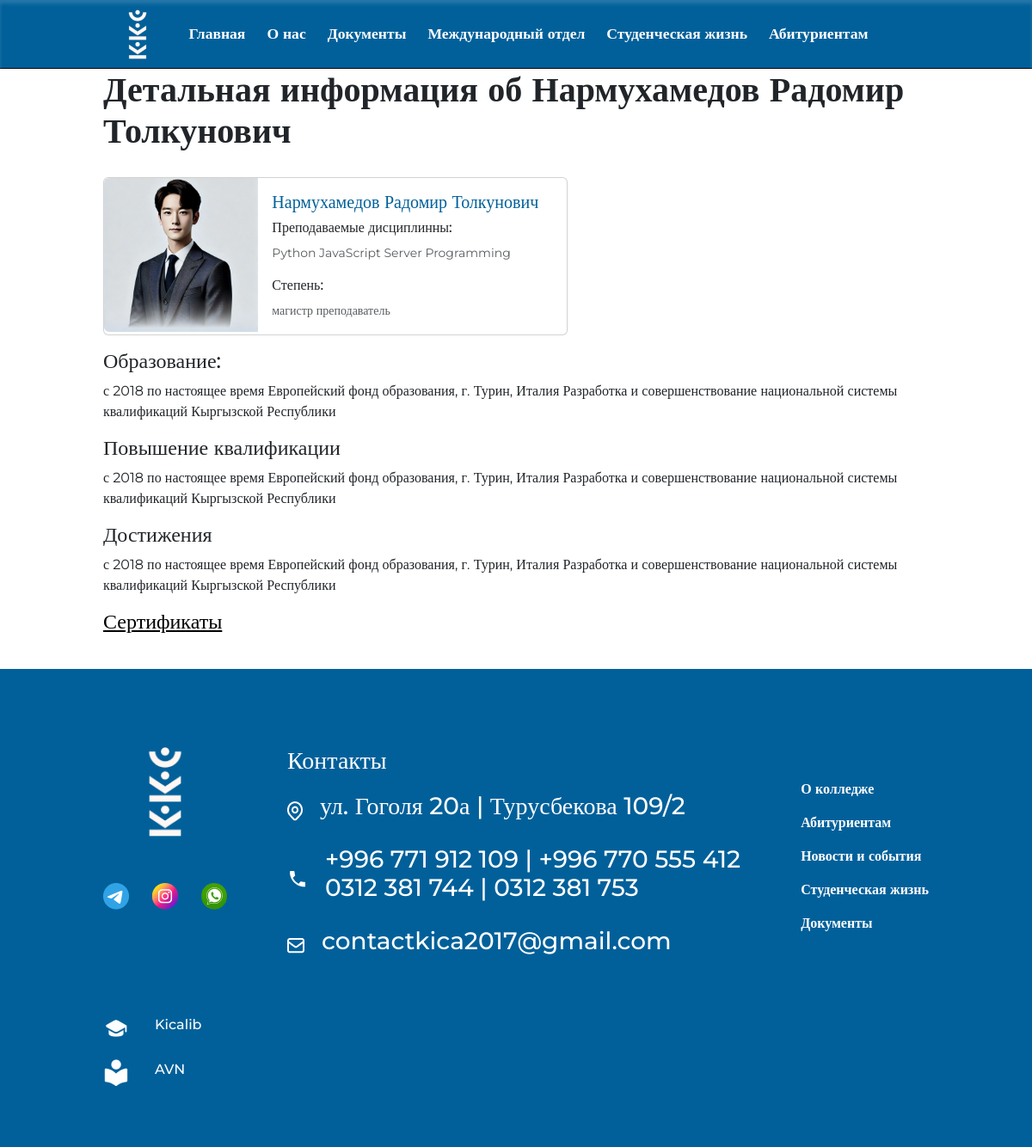
The app's page /about_us_detail_ppc/1/ with its own data.
### about_us/models.py (models this page shows, shortened)
class About_PPC(models.Model):
    image = models.ImageField(
        upload_to="ppc/", verbose_name="загрузите фото преподавателя"
    )
    name = models.CharField(
        max_length=100, verbose_name="укажите инициалы преподавателя"
    )
    course = models.CharField(
        max_length=100, verbose_name="Укажите какие курсы он преподает"
    )
    description = models.TextField(verbose_name="укажите научную степень")
    education = models.TextField(verbose_name="укажите образование", null=True)
    qualification = models.TextField(
        verbose_name="укажите повышение квалификации", null=True
    )
    achievements = models.TextField(
        verbose_name="какие достижения вы достигли", null=True
    )
    sertificate_url = models.URLField(
        verbose_name="укажите ссылку на свой сертификат из DRIVE", null=True
    )
    class Meta:
        verbose_name = "преподаватель"
        verbose_name_plural = "преподаватели"

### main_page/models.py (models this page shows, shortened)
class Contact(models.Model):
    street = models.CharField(max_length=100, verbose_name="Укажите улицу")
    number_1 = models.CharField(max_length=100, verbose_name="Укажите номер телефона 1")
    number_2 = models.CharField(
        max_length=100, verbose_name="Укажите номер телефона 2", blank=True
    )
    number_3 = models.CharField(
        max_length=100, verbose_name="Укажите номер телефона 3", blank=True
    )
    number_4 = models.CharField(
        max_length=100, verbose_name="Укажите номер телефона 4", blank=True
    )
    email = models.EmailField(verbose_name="Укажите EMAIL", default="@gmail.com")
    class Meta:
        verbose_name = "контакт"
        verbose_name_plural = "контакты"

### about_us/views.py (the view)
def about_ppc_detail_view(request, id):
    if request.method == "GET":
        about_ppc_detail = get_object_or_404(models.About_PPC, id=id)
        context = {"about_ppc_detail": about_ppc_detail}
        return render(request, template_name="aboutDetail_ppc.html", context=context)

### main_page/context_processors.py (called while the page is built)
def contact_processor(request):
    contact = Contact.objects.all()
    return {"contact": contact}

### templates/aboutDetail_ppc.html (shortened to what this page needs)
{% load static %}
{% include 'header.html' %}
<link rel="stylesheet" href="https://cdn.jsdelivr.net/npm/bootstrap@5.3.3/dist/css/bootstrap.min.css">
<link rel="stylesheet" href="{% static 'css/about_us/aboutDateil.css' %}">
<link rel="stylesheet" href="{% static 'css/about_us/component_detail.css' %}">
<div class="detailCont">
    <h1>Детальная информация об {{ about_ppc_detail.name }}</h1>
    <div class="card mb-3" style="max-width: 540px;">
        <div class="row g-0">
            <div class="col-md-4">
                <img src="{{ about_ppc_detail.image.url }}"
                     class="img-fluid rounded-start" alt="...">
            </div>
            <div class="col-md-8">
                <div class="card-body">
                    <h5 class="card-title color">{{ about_ppc_detail.name }}</h5>
                    <h6 class="card-text">Преподаваемые дисциплинны: </h6>
                    <p class="card-text"><small class="text-body-secondary">{{ about_ppc_detail.course }}</small></p>
                    <h6 class="card-text">Степень: </h6>
                    <p class="card-text"><small class="text-body-secondary">{{ about_ppc_detail.description }}</small>
                    </p>
                </div>
            </div>
        </div>
    </div>
    <h6 class="subtitle">Образование: </h6>
    <p>{{ about_ppc_detail.education }}</p>
    <h6 class="subtitle">Повышение квалификации</h6>
    <p>{{ about_ppc_detail.qualification }}</p>
    <h6 class="subtitle">Достижения</h6>
    <p>{{ about_ppc_detail.achievements }}</p>
      <a style="color: black" target="_blank" href="{{ about_ppc_detail.sertificate_url }}"> <h6 class="subtitle">Сертификаты</h6></a>
</div>
{% include 'footer.html' %}

### templates/footer.html (shortened to what this page needs)
{% load static %}
<footer>
    <div class="foot_cont">
        <div class="logo">
            <div class="log_cont">
                <img src="{% static 'image_kkc/logo_transparent_blue 2.png' %}" alt="">
            </div>
            <div class="soc_net">
                <a href="#">
                    <img src="{% static 'image_kkc/soc_net/3337190045231025 1.png' %}" alt="">
                </a>
                <a target="_blank" href="https://www.instagram.com/kkc_kica?utm_source=ig_web_button_share_sheet&igsh=ZDNlZDc0MzIxNw==">
                    <img src="{% static 'image_kkc/soc_net/image 15.png' %}" alt="">
                </a>
                <a target="_blank" href="https://wa.me/996771912109">
                    <img src="{% static 'image_kkc/soc_net/image 16.png' %}" alt="">
                </a>
            </div>
        </div>
        <div class="contacts">
            <h3 class="contact_title">Контакты</h3>
            {% if contact %}
                {% for item in contact %}
                    <div class="contact_item">
                        <span>
                            <img src="{% static 'image_kkc/icon/Icon_location.png' %}" alt="">
                        </span>
                        <a href="#">
                            <h3>{{ item.street }}</h3>
                        </a>
                    </div>
                    <div class="contact_item">
                        <span>
                            <img src="{% static 'image_kkc/icon/local_phone.png' %}" alt="">
                        </span>
                        <a href="#">
                            <h3>{{ item.number_1 }} | {{ item.number_2 }}<br>
                                {{ item.number_3 }} | {{ item.number_4 }}</h3>
                        </a>
                    </div>
                    <div class="contact_item">
                        <span>
                            <img src="{% static 'image_kkc/icon/Icon.png' %}" alt="">
                        </span>
                        <a href="#">
                            <h3>{{ item.email }}</h3>
                        </a>
                    </div>
                {% endfor %}
            {% endif %}
        </div>
        <div class="nav_footer">
            <h6><a href="{% url 'about_us' %}" class="link_nav">О колледже</a></h6>
            <h6><a href="#" class="link_nav">Абитуриентам</a></h6>
            <h6><a href="{% url 'news_list' %}" class="link_nav">Новости и события</a></h6>
            <h6><a href="#" class="link_nav">Студенческая жизнь</a></h6>
            <h6><a href="{% url 'documents' %}" class="link_nav">Документы</a></h6>
        </div>
        <div class="stud_tools">
            <div class="tool_1">
                <img src="{% static 'image_kkc/icon/kicalib.png' %}" alt="">
                <h6 class="footer_tool"><a class="tool_item" href="#">Kicalib</a></h6>
            </div>
            <div class="tool_1">
                <img src="{% static 'image_kkc/icon/avn.png' %}" alt="">
                <h6 class="footer_tool"><a class="tool_item" href="http://212.112.103.155:85/">AVN</a></h6>
            </div>
        </div>
    </div>
</footer>
</body>
</html>

### static/css/index.css (style rules this page uses)
* { padding: 0; margin: 0; text-decoration: none; }
body { font-family: Montserrat; font-weight: 400; top: 0px !important; }
footer { width: 100%; height: auto; background-color: #01609A; display: flex; justify-content: center; margin-top: 40px; }
.foot_cont { width: 80%; padding-top: 70px; padding-bottom: 70px; display: flex; justify-content: space-between; flex-wrap: wrap; color: #fff !important; }
.log_cont img { width: 9rem; }
.soc_net { display: flex; justify-content: space-between; margin-top: 30px; }
.contacts { margin-top: 20px; margin-left: 40px; }
.contact_item { display: flex; align-items: center; gap: 20px; margin-top: 20px; }
.contact_item a { color: #fff; }
.nav_footer { display: block; margin-left: 40px; margin-top: 40px; }
.stud_tools { margin-top: 40px; }
a { color: #ffff; }
.nav_footer h6 { margin-top: 20px; color: white; font-size: 16px; font-weight: 600; }
.nav_footer h6 a { text-decoration: none; color: white; }
.contact_item a { text-decoration: none; }
.tool_1 a { text-decoration: none; color: white; }
.tool_1 { display: flex; align-items: center; gap: 30px; margin-top: 20px; }
.tool_item { font-size: 16px; }

### static/css/about_us/aboutDateil.css (style rules this page uses)
h1 { margin-top: 80px; margin-bottom: 30px; font-weight: 700; }
.color { color: #01609A !important; }
p { font-size: 1rem; }
.detailCont { width: 80%; margin: auto; }
.subtitle { font-size: 1.5rem; }

### static/css/about_us/component_detail.css (style rules this page uses)
* { margin: 0; padding: 0; text-decoration: none; font-family: Montserrat; }
body { font-size: 22px; }

### records on screen
About_PPC: name "Нармухамедов Радомир Толкунович", image (picture), course "Python JavaScript Server Programming", description "магистр преподаватель", education "с 2018 по настоящее время Европейский фонд образования, г. Турин, Италия Разработка и совершенствование национальной системы квалификаций Кыргызской Республики", qualification "с 2018 по настоящее время Европейский фонд образования, г. Турин, Италия Разработка и совершенствование национальной системы квалификаций Кыргызской Республики", achievements "с 2018 по настоящее время Европейский фонд образования, г. Турин, Италия Разработка и совершенствование национальной системы квалификаций Кыргызской Республики"
Contact: street "ул. Гоголя 20а | Турусбекова 109/2", number_1 "+996 771 912 109", number_2 "+996 770 555 412", number_3 "0312 381 744", number_4 "0312 381 753", email "contactkica2017@gmail.com"
